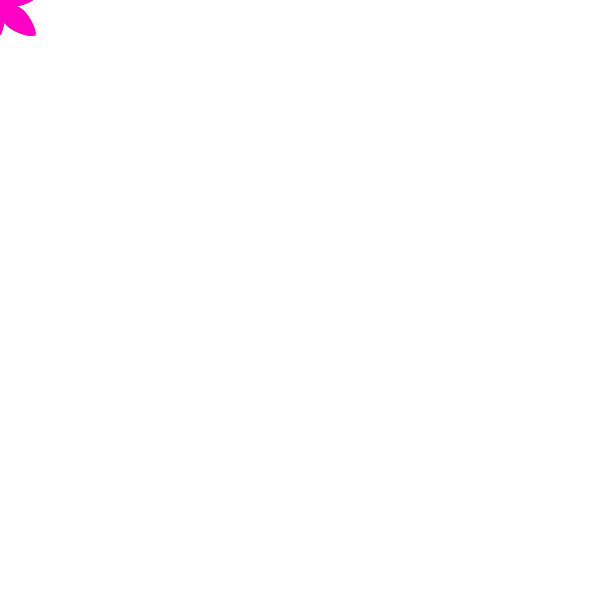
Frame 1 (no input)
Frame 60 (the mouse pressed at the canvas centre just before this capture): identical to frame 1, image omitted
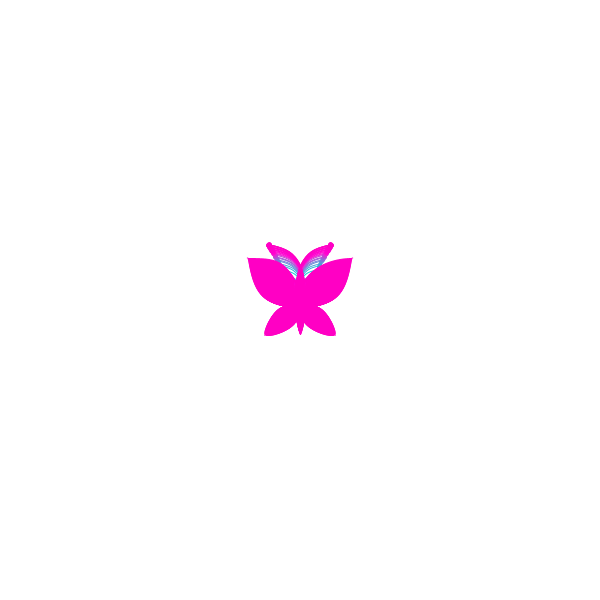
Frame 120 (the mouse held since frame 60 and released just before this capture)

The Processing sketch that drew these frames (run headless with seeded random() and noise(); from frame 60 on, the mouse is pressed at the canvas centre):

// Processing sketch: processing_179176
// ── processing_179176.pde

// x and y positions
int[] xpos = new int[25];
int[] ypos = new int[25];
void setup() {
size(600,600);
smooth();
// Initialize
for (int i = 0; i < xpos.length;i++ ){
xpos[i] = 0;
ypos[i] = 0;
}
}
void draw() {
background(255);
// Shift array values
for (int i = 0; i < xpos.length-1; i++ ) {
xpos [i] = xpos[i + 1];
ypos[i] = ypos[i + 1];
}
// New location
xpos[xpos.length-1] = mouseX;
ypos[ypos.length-1] = mouseY;
// Draw everything
for (int i = 0; i < xpos.length; i++ ) {
noStroke();
butterfly(xpos[i],ypos[i],-30+i*25,245-i*20,220-i*1,log(5*i+3)/7);
}
}
void butterfly(float x, float y, float r,float g, float b, float a){
noFill();
stroke(r,g,b);
bezier(x,y-a*50,x+a*10,y-a*70,x+a*20,y-a*75,x+a*40,y-a*80);
bezier(x,y-a*50,x-a*10,y-a*70,x-a*20,y-a*75,x-a*40,y-a*80);
fill(r,g,b);
bezier(x,y-a*50,x+a*10,y-a*25,x+a*10,y+a*25,x,y+a*50);
bezier(x,y-a*50,x-a*10,y-a*25,x-a*10,y+a*25,x,y+a*50);
bezier(x+a*5,y-a*25,x+a*25,y-a*58,x+a*65,y-a*60,x+a*75,y-a*60);
bezier(x-a*5,y-a*25,x-a*25,y-a*58,x-a*35,y-a*60,x-a*75,y-a*60);
bezier(x-a*75,y-a*60,x-a*67,y-a*10,x-a*55,y+a*3,x-a*20,y+a*10);
bezier(x+a*75,y-a*60,x+a*67,y-a*10,x+a*55,y+a*3,x+a*20,y+a*10);
bezier(x+a*20,y+a*10,x+a*40,y+a*10,x+a*55,y+a*50,x+a*50,y+a*50);
bezier(x-a*20,y+a*10,x-a*40,y+a*10,x-a*55,y+a*50,x-a*50,y+a*50);
bezier(x+a*50,y+a*50,x+a*50,y+a*55,x+a*15,y+a*48,x+a*5,y+a*30);
bezier(x-a*50,y+a*50,x-a*50,y+a*55,x-a*15,y+a*48,x-a*5,y+a*30);
ellipse(x+a*45,y-a*80,a*7,a*7);
ellipse(x-a*45,y-a*80,a*7,a*7);
triangle(x+a*10,y-a*25,x+a*75,y-a*60,x+a*20,y+a*10);
triangle(x-a*10,y-a*25,x-a*75,y-a*60,x-a*20,y+a*10);
triangle(x+a*20,y+a*10,x+a*5,y+a*30,x+a*50,y+a*50);
triangle(x-a*20,y+a*10,x-a*5,y+a*30,x-a*50,y+a*50);
triangle(x-a*20,y+a*10,x-a*5,y+a*30,x-a*10,y-a*25);
triangle(x+a*20,y+a*10,x+a*5,y+a*30,x+a*10,y-a*25);
}
